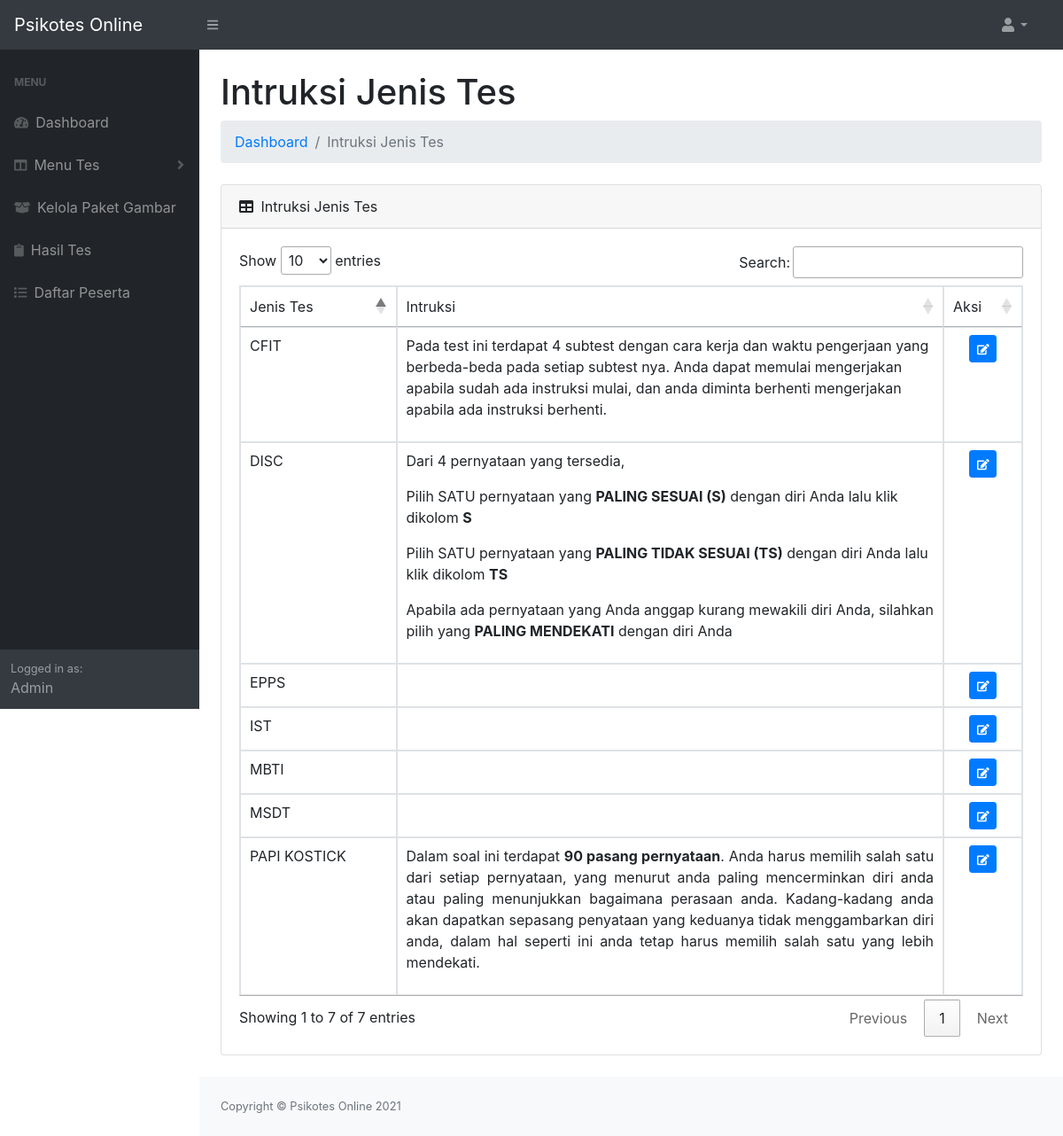
The page /admin/intruksi-jenis-tes.php on the database its author committed.
### tables this page shows
CREATE TABLE `tbl_jenistes` (
  `id_jenistes` int(11) NOT NULL,
  `nama_tes` varchar(12) NOT NULL,
  `intruksi_tes` text NOT NULL,
  `add_at` datetime NOT NULL DEFAULT current_timestamp()
);

### admin/intruksi-jenis-tes.php (the view, shortened to what this page needs)
<?php
include("../koneksi.php");
?>
<!DOCTYPE html>
<html lang="en">
<head>
    <?php
    include("header.php");
    ?>
</head>
<body class="sb-nav-fixed">
    <?php
    include("sidebar.php");
    ?>
    <div id="layoutSidenav_content">
        <main>
            <div class="container-fluid">
                <h1 class="mt-4">Intruksi Jenis Tes</h1>
                <ol class="breadcrumb mb-4">
                    <li class="breadcrumb-item"><a href="dashboard.php">Dashboard</a></li>
                    <li class="breadcrumb-item active">Intruksi Jenis Tes</li>
                </ol>
                <div class="card mb-4">
                    <div class="card-header">
                        <i class="fas fa-table mr-1"></i>
                        Intruksi Jenis Tes
                    </div>
                    <div class="card-body">
                        <div class="table-responsive">
                            <table class="table table-bordered" id="dataTable" width="100%" cellspacing="0">
                                <thead>
                                    <td width="20%">Jenis Tes</td>
                                    <td>Intruksi</td>
                                    <td width="10%">Aksi</td>
                                </thead>
                                <?php
                                $listDataTes = mysqli_query($db, "SELECT * FROM `tbl_jenistes`");
                                if (mysqli_num_rows($listDataTes) > 0) {
                                    while ($data = mysqli_fetch_array($listDataTes)) {
                                ?>
                                        <tr>
                                            <td><?= $data['nama_tes'] ?></td>
                                            <td><?= (isset($data['intruksi_tes'])) ? $data['intruksi_tes'] : "" ?></td>
                                            <td align="center">
                                                <a href="edit-intruksi.php?id=<?php echo $data['id_jenistes']; ?>" class="btn btn-primary btn-sm">
                                                    <i class="fa fa-edit fa-sm"></i>
                                                </a>
                                            </td>
                                        </tr>
                                <?php
                                    }
                                }
                                ?>
                            </table>
                        </div>
                    </div>
                </div>
            </div>
        </main>
        <footer class="py-4 bg-light mt-auto">
            <div class="container-fluid">
                <div class="d-flex align-items-center justify-content-between small">
                    <div class="text-muted">Copyright &copy; Psikotes Online 2021</div>
                </div>
            </div>
        </footer>
    </div>
    </div>
</body>
</html>

### rows shown on the page
tbl_jenistes: nama_tes "CFIT", intruksi_tes "Pada test ini terdapat 4 subtest dengan cara kerja dan waktu pengerjaan yang berbeda-beda pada setiap subtest nya. Anda dapat memulai mengerjakan apabila sudah ada instruksi mulai, dan anda diminta berhenti mengerjakan apabila ada instruksi berhenti."
tbl_jenistes: nama_tes "IST"
tbl_jenistes: nama_tes "MBTI"
tbl_jenistes: nama_tes "MSDT"
tbl_jenistes: nama_tes "PAPI KOSTICK", intruksi_tes "Dalam soal ini terdapat 90 pasang pernyataan . Anda harus memilih salah satu dari setiap pernyataan, yang menurut anda paling mencerminkan diri anda atau paling menunjukkan bagaimana perasaan anda. Kadang-kadang anda akan dapatkan sepasang penyataan yang keduanya tidak menggambarkan diri anda, dalam hal seperti ini anda tetap harus memilih salah satu yang lebih mendekati."
tbl_jenistes: nama_tes "EPPS"
tbl_jenistes: nama_tes "DISC", intruksi_tes "Dari 4 pernyataan yang tersedia, Pilih SATU pernyataan yang PALING SESUAI (S) dengan diri Anda lalu klik dikolom S Pilih SATU pernyataan yang PALING TIDAK SESUAI (TS) dengan diri Anda lalu klik dikolom TS Apabila ada pernyataan yang Anda anggap kurang mewakili diri Anda, silahkan pilih yang PALING MENDEKATI dengan diri Anda"
